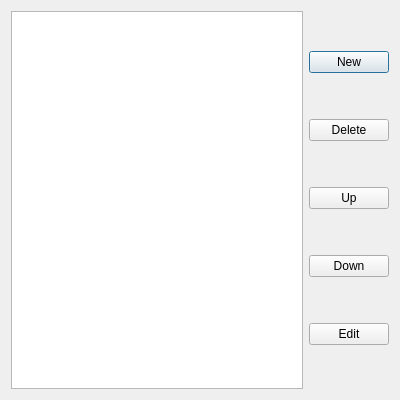
<?xml version="1.0" encoding="UTF-8"?>
<ui version="4.0">
 <class>Dialog</class>
 <widget class="QDialog" name="Dialog">
  <property name="geometry">
   <rect>
    <x>0</x>
    <y>0</y>
    <width>400</width>
    <height>400</height>
   </rect>
  </property>
  <property name="windowTitle">
   <string>Dialog</string>
  </property>
  <layout class="QGridLayout" name="gridLayout">
   <item row="0" column="0">
    <layout class="QHBoxLayout" name="horizontalLayout">
     <item>
      <widget class="QTreeView" name="view">
       <property name="maximumSize">
        <size>
         <width>300</width>
         <height>16777215</height>
        </size>
       </property>
      </widget>
     </item>
     <item>
      <layout class="QVBoxLayout" name="verticalLayout">
       <item>
        <widget class="QPushButton" name="button_new">
         <property name="text">
          <string>New</string>
         </property>
        </widget>
       </item>
       <item>
        <widget class="QPushButton" name="button_delete">
         <property name="text">
          <string>Delete</string>
         </property>
        </widget>
       </item>
       <item>
        <widget class="QPushButton" name="button_up">
         <property name="text">
          <string>Up</string>
         </property>
        </widget>
       </item>
       <item>
        <widget class="QPushButton" name="button_down">
         <property name="text">
          <string>Down</string>
         </property>
        </widget>
       </item>
       <item>
        <widget class="QPushButton" name="button_edit">
         <property name="text">
          <string>Edit</string>
         </property>
        </widget>
       </item>
      </layout>
     </item>
    </layout>
   </item>
  </layout>
 </widget>
 <resources/>
 <connections/>
</ui>
